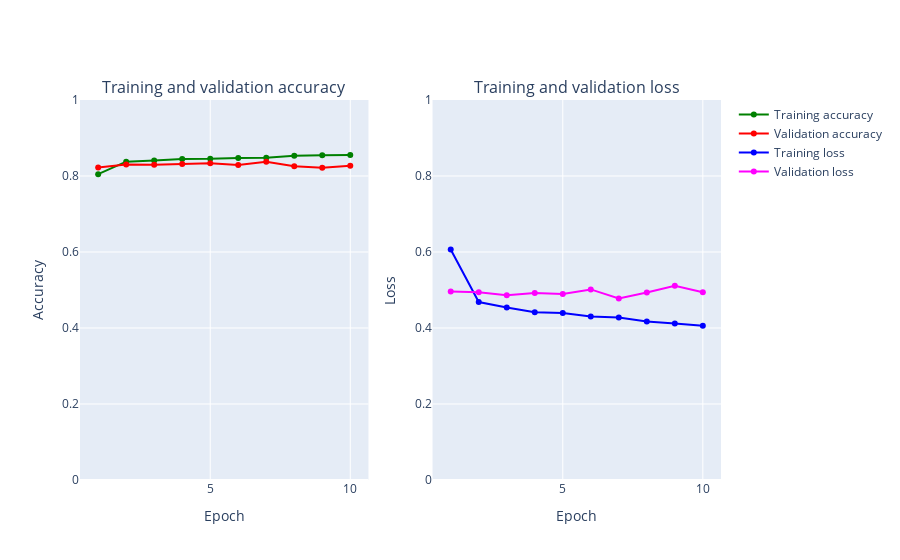

The notebook cell this image was saved under:
### Markdown cell above
## CNN (stupid baseline)

### Code cell
from tensorflow.keras.layers import Conv2D,Flatten
from numpy import mean
from numpy import std
from matplotlib import pyplot
from sklearn.model_selection import KFold
from keras.utils import to_categorical
from keras.models import Sequential
from keras.layers import Conv2D
from keras.layers import MaxPooling2D
from keras.layers import Dense
from keras.layers import Flatten
from keras.optimizers import SGD
from keras.layers import Dropout
from keras.layers import BatchNormalization
from keras.layers import Activation
from keras.layers import LeakyReLU
epochs = 15
num_classes = 10
seed = np.random.seed(1)

print('before',X_train.shape,X_test.shape)
print('before',y_train.shape,y_test.shape)
X_train = X_train.reshape((X_train.shape[0], 28, 28, 1))
X_test = X_test.reshape((X_test.shape[0], 28, 28, 1))
X_val = X_val.reshape((X_val.shape[0], 28, 28, 1))

y_test_label = y_test
y_train = to_categorical(y_train)
y_test = to_categorical(y_test)
y_val = to_categorical(y_val)
print('after',X_train.shape,X_test.shape)
print('after',y_train.shape,y_test.shape)




fashion_model = Sequential()
fashion_model.add(Conv2D(32, kernel_size=(3, 3),activation='linear',input_shape=(28,28,1)))
fashion_model.add(Conv2D(64, (3, 3), activation='linear'))
fashion_model.add(Flatten())
fashion_model.add(Dense(128, activation='linear'))
fashion_model.add(Dense(num_classes, activation='softmax'))

fashion_model.compile(loss='categorical_crossentropy', optimizer=keras.optimizers.Adam(),metrics=['accuracy'])
fashion_model.summary()

h_callback = fashion_model.fit(X_train, y_train, epochs = 10,
               validation_data=(X_val, y_val))

# Plot train vs test loss during training 
plot_accuracy_and_loss(h_callback)

### Figure 1 — Plotly figure (JSON) as saved in the notebook; plotly's stock layout.template omitted (floating-point values rounded to 4 significant figures)
{"data": [{"marker": {"color": "Green"}, "mode": "markers+lines", "name": "Training accuracy", "text": ["1", "2", "3", "4", "5", "6", "7", "8", "9", "10"], "type": "scatter", "x": [1, 2, 3, 4, 5, 6, 7, 8, 9, 10], "xaxis": "x", "y": [0.8049, 0.8376, 0.8409, 0.8445, 0.8451, 0.8476, 0.8479, 0.853, 0.8545, 0.8554], "yaxis": "y"}, {"marker": {"color": "Red"}, "mode": "markers+lines", "name": "Validation accuracy", "text": ["1", "2", "3", "4", "5", "6", "7", "8", "9", "10"], "type": "scatter", "x": [1, 2, 3, 4, 5, 6, 7, 8, 9, 10], "xaxis": "x", "y": [0.8221, 0.83, 0.8297, 0.8315, 0.8333, 0.829, 0.8374, 0.8256, 0.8218, 0.8272], "yaxis": "y"}, {"marker": {"color": "Blue"}, "mode": "markers+lines", "name": "Training loss", "text": ["1", "2", "3", "4", "5", "6", "7", "8", "9", "10"], "type": "scatter", "x": [1, 2, 3, 4, 5, 6, 7, 8, 9, 10], "xaxis": "x2", "y": [0.6063, 0.4683, 0.454, 0.4415, 0.4395, 0.43, 0.4277, 0.4169, 0.4119, 0.4062], "yaxis": "y2"}, {"marker": {"color": "Magenta"}, "mode": "markers+lines", "name": "Validation loss", "text": ["1", "2", "3", "4", "5", "6", "7", "8", "9", "10"], "type": "scatter", "x": [1, 2, 3, 4, 5, 6, 7, 8, 9, 10], "xaxis": "x2", "y": [0.4959, 0.4938, 0.4862, 0.4924, 0.4893, 0.5015, 0.4778, 0.4935, 0.5113, 0.494], "yaxis": "y2"}], "layout": {"annotations": [{"font": {"size": 16}, "showarrow": false, "text": "Training and validation accuracy", "x": 0.225, "xanchor": "center", "xref": "paper", "y": 1, "yanchor": "bottom", "yref": "paper"}, {"font": {"size": 16}, "showarrow": false, "text": "Training and validation loss", "x": 0.775, "xanchor": "center", "xref": "paper", "y": 1, "yanchor": "bottom", "yref": "paper"}], "xaxis": {"anchor": "y", "domain": [0, 0.45], "title": {"text": "Epoch"}}, "xaxis2": {"anchor": "y2", "domain": [0.55, 1], "title": {"text": "Epoch"}}, "yaxis": {"anchor": "x", "domain": [0, 1], "range": [0, 1], "title": {"text": "Accuracy"}}, "yaxis2": {"anchor": "x2", "domain": [0, 1], "range": [0, 1], "title": {"text": "Loss"}}}}
